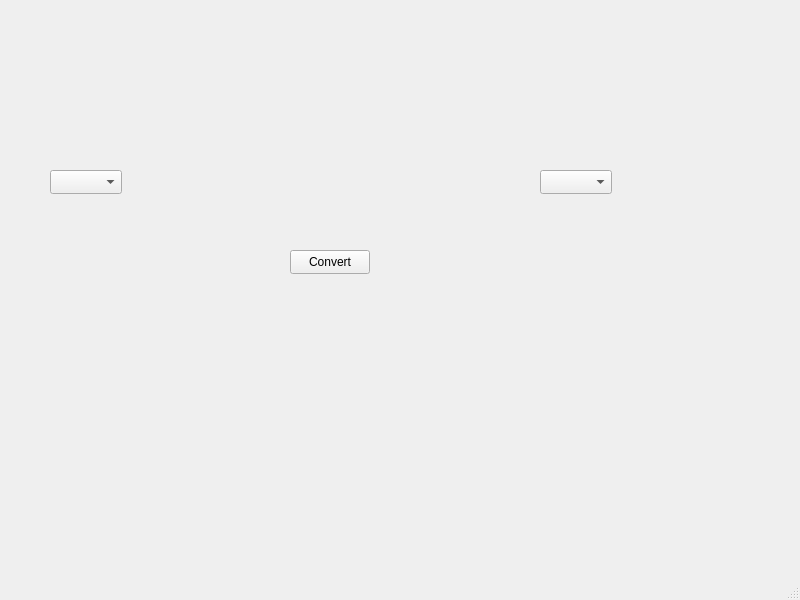
<?xml version="1.0" encoding="UTF-8"?>
<ui version="4.0">
 <class>MainWindow</class>
 <widget class="QMainWindow" name="MainWindow">
  <property name="geometry">
   <rect>
    <x>0</x>
    <y>0</y>
    <width>800</width>
    <height>600</height>
   </rect>
  </property>
  <property name="windowTitle">
   <string>MainWindow</string>
  </property>
  <widget class="QWidget" name="centralwidget">
   <widget class="QPushButton" name="convertButton">
    <property name="geometry">
     <rect>
      <x>290</x>
      <y>250</y>
      <width>80</width>
      <height>24</height>
     </rect>
    </property>
    <property name="text">
     <string>Convert</string>
    </property>
   </widget>
   <widget class="QComboBox" name="outputFormatComboBox">
    <property name="geometry">
     <rect>
      <x>540</x>
      <y>170</y>
      <width>72</width>
      <height>24</height>
     </rect>
    </property>
    <property name="currentIndex">
     <number>-1</number>
    </property>
   </widget>
   <widget class="QComboBox" name="inputFormatComboBox">
    <property name="geometry">
     <rect>
      <x>50</x>
      <y>170</y>
      <width>72</width>
      <height>24</height>
     </rect>
    </property>
   </widget>
  </widget>
  <widget class="QMenuBar" name="menubar">
   <property name="geometry">
    <rect>
     <x>0</x>
     <y>0</y>
     <width>800</width>
     <height>21</height>
    </rect>
   </property>
  </widget>
  <widget class="QStatusBar" name="statusbar"/>
 </widget>
 <resources/>
 <connections/>
</ui>
